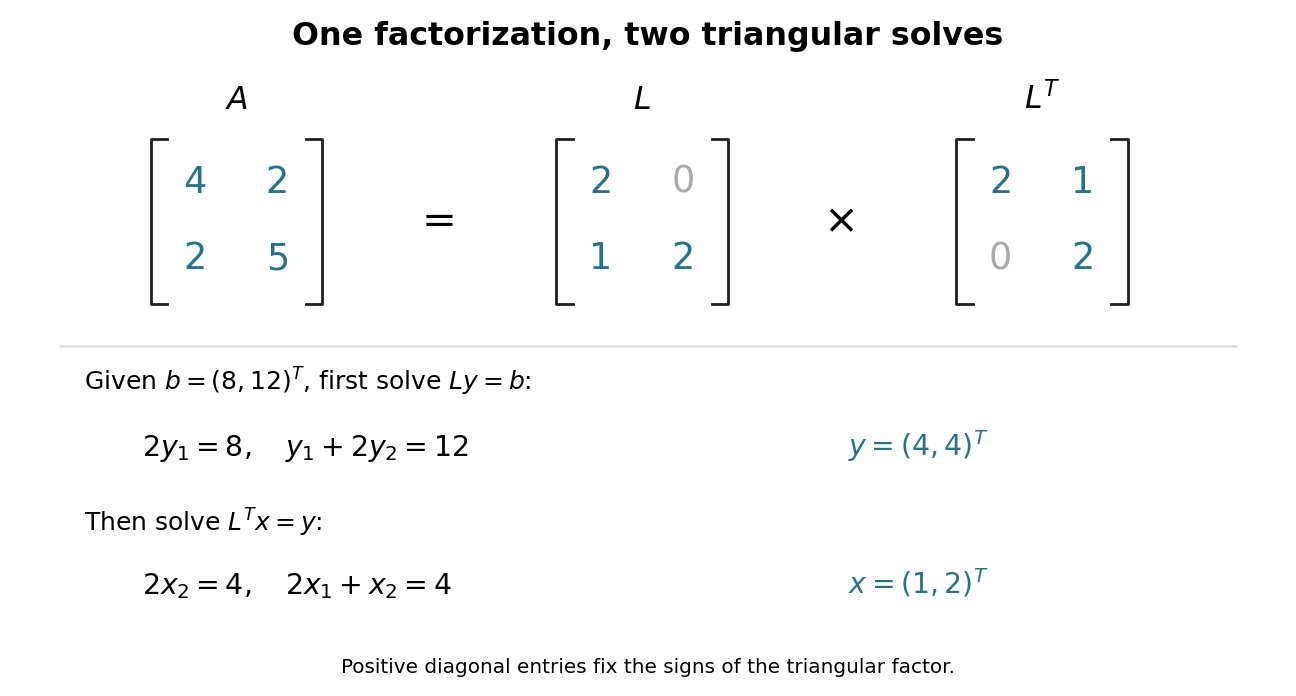

The script that drew this image:
"""Draw an exact Cholesky factorization and two solves; output PNG to CWD."""
from pathlib import Path
import matplotlib
matplotlib.use("Agg")
import matplotlib.pyplot as plt
import numpy as np


def main():
    a = np.array([[4, 2], [2, 5]])
    lower = np.array([[2, 0], [1, 2]])
    assert np.array_equal(lower @ lower.T, a)
    assert np.array_equal(a @ np.array([1, 2]), np.array([8, 12]))
    fig, ax = plt.subplots(figsize=(10.8, 5.8), dpi=120)
    fig.patch.set_facecolor("white")
    ax.set(xlim=(0, 10.8), ylim=(0, 5.8))
    ax.axis("off")
    ax.text(5.4, 5.48, "One factorization, two triangular solves", ha="center", fontsize=19, weight="bold")

    def matrix(center, label, data):
        ax.text(center, 4.93, label, ha="center", fontsize=19)
        for row in range(2):
            for col in range(2):
                value = data[row, col]
                ax.text(center+(col-.5)*.7, 4.31-row*.65, str(value), ha="center", va="center", fontsize=22, color="#26718b" if value else "#aaaaaa")
        for x, sign in [(center-.73, 1), (center+.73, -1)]:
            ax.plot([x+sign*.14, x, x, x+sign*.14], [4.68, 4.68, 3.27, 3.27], color="#222222", lw=1.7)

    matrix(1.9, r"$A$", a)
    matrix(5.35, r"$L$", lower)
    matrix(8.75, r"$L^T$", lower.T)
    ax.text(3.62, 3.97, "=", fontsize=25, ha="center", va="center")
    ax.text(7.04, 3.97, "×", fontsize=25, ha="center", va="center")
    ax.plot([.4, 10.4], [2.92, 2.92], color="#dddddd")
    ax.text(.6, 2.54, r"Given $b=(8,12)^T$, first solve $Ly=b$:", fontsize=15)
    ax.text(1.1, 1.98, r"$2y_1=8,\quad y_1+2y_2=12$", fontsize=17)
    ax.text(7.1, 1.98, r"$y=(4,4)^T$", fontsize=17, color="#26718b")
    ax.text(.6, 1.34, r"Then solve $L^Tx=y$:", fontsize=15)
    ax.text(1.1, .81, r"$2x_2=4,\quad 2x_1+x_2=4$", fontsize=17)
    ax.text(7.1, .81, r"$x=(1,2)^T$", fontsize=17, color="#26718b")
    ax.text(5.4, .14, "Positive diagonal entries fix the signs of the triangular factor.", ha="center", fontsize=12)
    fig.subplots_adjust(left=.01, right=.99, top=.99, bottom=.01)
    fig.savefig(Path(__file__).stem + ".png", facecolor="white", transparent=False)
    plt.close(fig)


if __name__ == "__main__":
    main()
